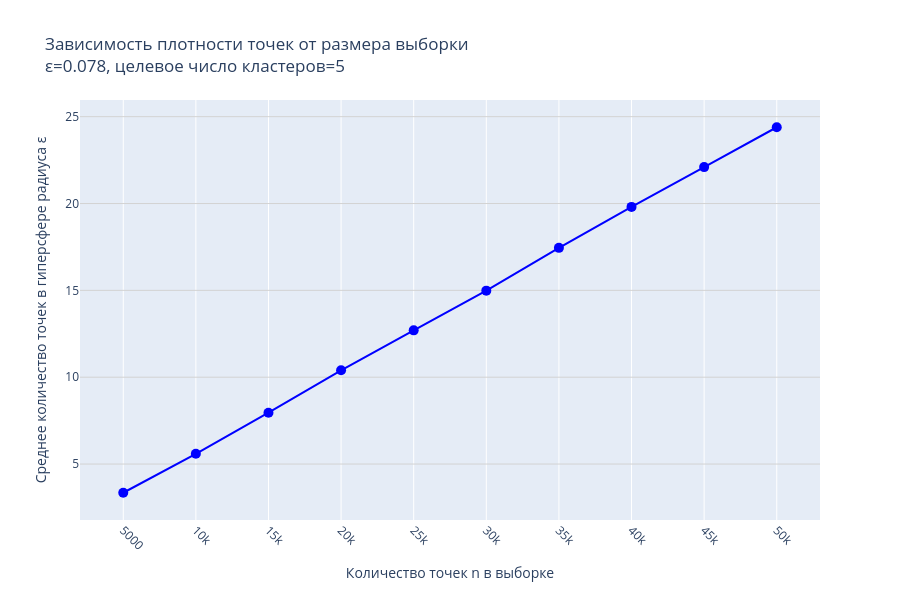

The code cell stored with this chart in its notebook:
### Code cell
fig = go.Figure()
fig.add_trace(go.Scatter(x=sample_sizes, y=avg_points_in_sphere,
                         mode='lines+markers',
                         marker=dict(size=10, color='blue', symbol='circle'),
                         line=dict(width=2, color='blue'),
                         name='Среднее число точек в ε-окрестности'))

fig.update_layout(title=f'Зависимость плотности точек от размера выборки<br>ε={eps_fixed:.3f}, целевое число кластеров=5',
                  xaxis_title='Количество точек n в выборке',
                  yaxis_title='Среднее количество точек в гиперсфере радиуса ε',
                  width=900, height=600,
                  font=dict(size=12),
                  xaxis=dict(tickvals=sample_sizes, tickangle=45),
                  yaxis=dict(gridcolor='lightgray', zerolinecolor='lightgray'))

fig.show()

print("\nСтатистика:")
for i, (size, avg) in enumerate(zip(sample_sizes, avg_points_in_sphere)):
    print(f"n={size:4d}: среднее = {avg:.2f} точек в гиперсфере")

### Figure 1 — Plotly figure (JSON) as saved in the notebook; plotly's stock layout.template omitted (floating-point values rounded to 4 significant figures)
{"data": [{"line": {"color": "blue", "width": 2}, "marker": {"color": "blue", "size": 10, "symbol": "circle"}, "mode": "lines+markers", "name": "Среднее число точек в ε-окрестности", "type": "scatter", "x": [5000, 10000, 15000, 20000, 25000, 30000, 35000, 40000, 45000, 50000], "y": [3.348, 5.59, 7.959, 10.4, 12.7, 14.98, 17.45, 19.8, 22.1, 24.39]}], "layout": {"font": {"size": 12}, "height": 600, "title": {"text": "Зависимость плотности точек от размера выборки<br>ε=0.078, целевое число кластеров=5"}, "width": 900, "xaxis": {"tickangle": 45, "tickvals": [5000, 10000, 15000, 20000, 25000, 30000, 35000, 40000, 45000, 50000], "title": {"text": "Количество точек n в выборке"}}, "yaxis": {"gridcolor": "lightgray", "title": {"text": "Среднее количество точек в гиперсфере радиуса ε"}, "zerolinecolor": "lightgray"}}}
